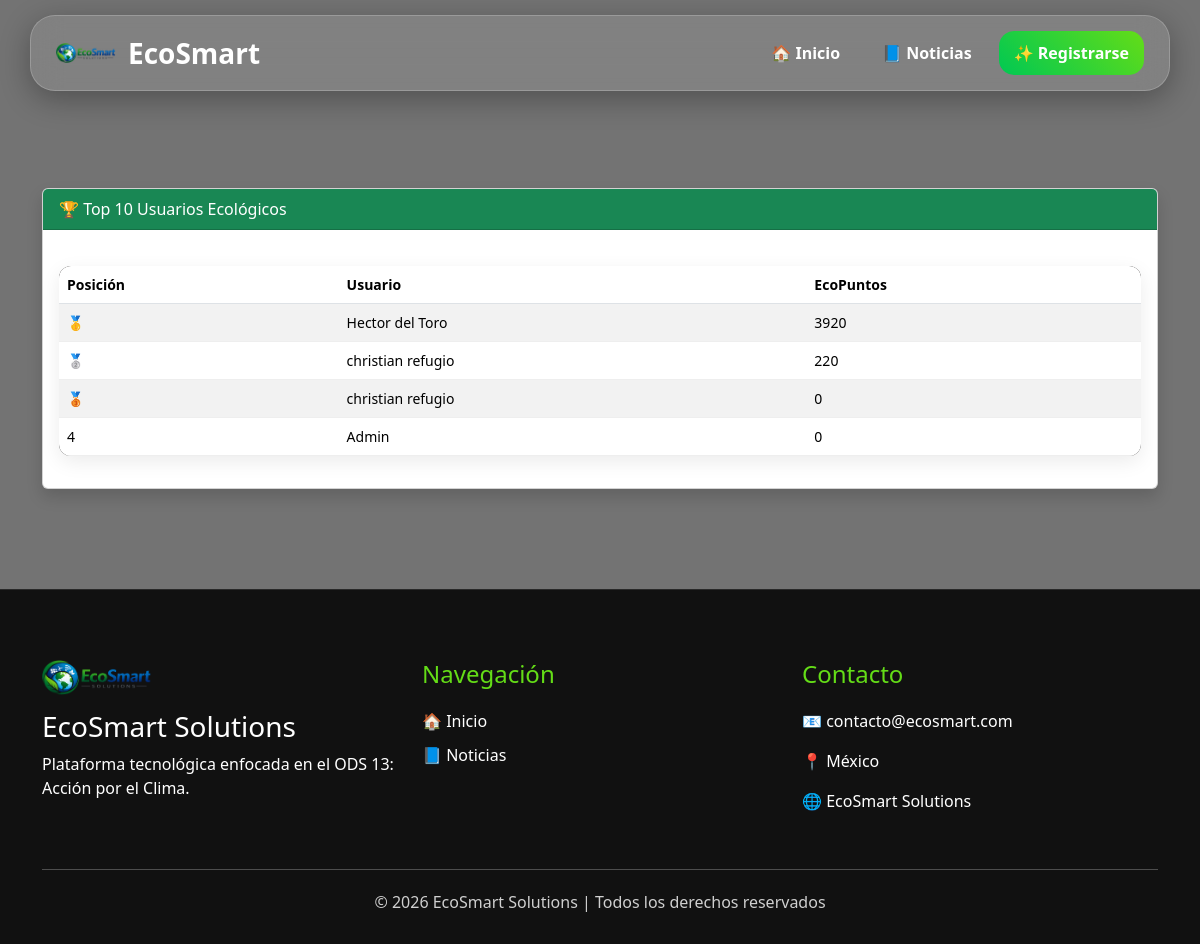
Before: /top_usuarios.php with the older database file.
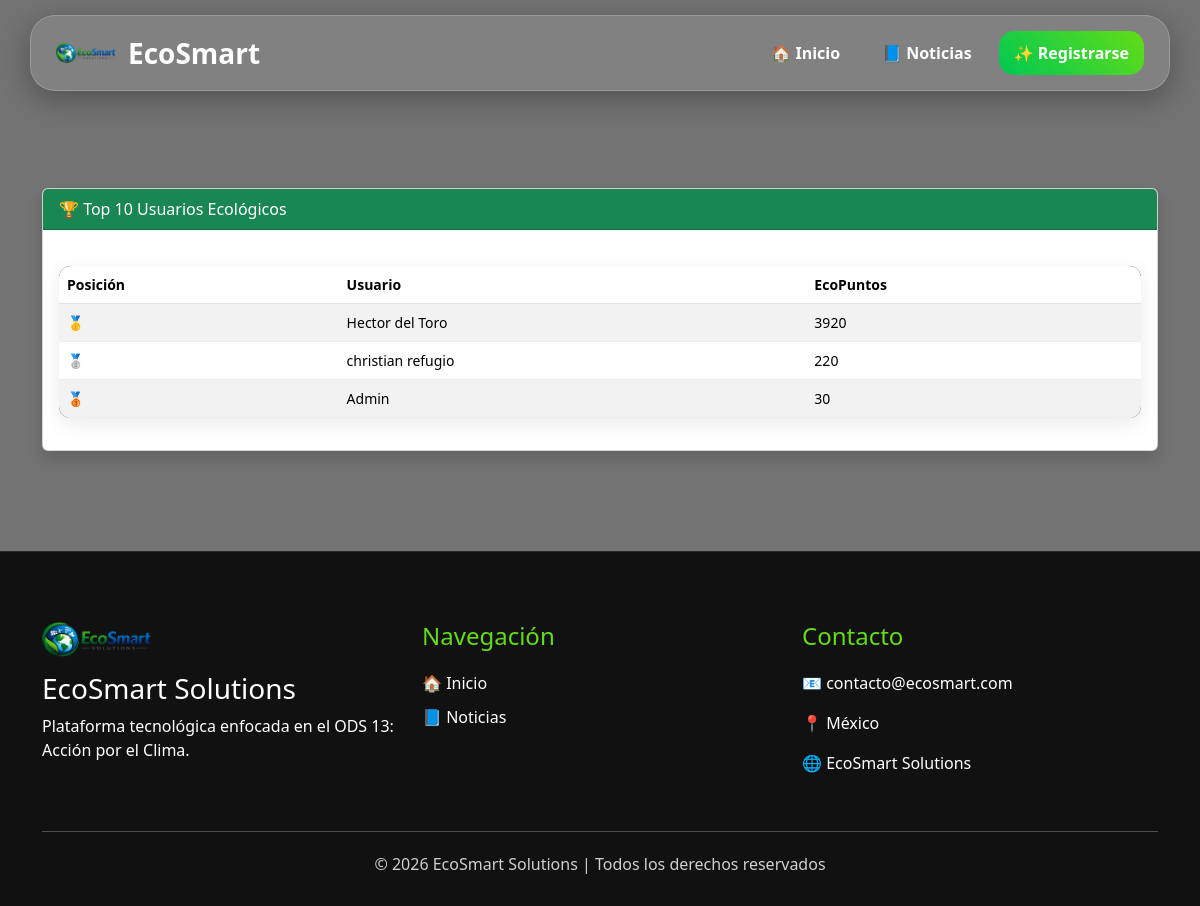
After: the same page with the newer database file.
### tables this page shows
CREATE TABLE `usuarios` (
  `id` int(11) NOT NULL,
  `nombre` varchar(100) DEFAULT NULL,
  `correo` varchar(100) DEFAULT NULL,
  `password` varchar(255) DEFAULT NULL,
  `rol` enum('admin','usuario') DEFAULT 'usuario',
  `fecha_registro` timestamp NOT NULL DEFAULT current_timestamp(),
  `foto` varchar(255) DEFAULT 'default.png',
  `telefono` varchar(20) DEFAULT NULL,
  `tipo_usuario` enum('personal','empresa') DEFAULT 'personal',
  `eco_puntos` int(11) DEFAULT 0
);

### top_usuarios.php (the view, shortened to what this page needs)
<?php
include 'config/conexion.php';
$ranking = mysqli_query(
    $conexion,
    "SELECT nombre,
            eco_puntos
     FROM usuarios
     ORDER BY eco_puntos DESC
     LIMIT 10"
);
include 'includes/header.php';
include 'includes/navbar.php';
?>
<div class="container mt-5">
<div class="card shadow">
<div class="card-header bg-success text-white">
🏆 Top 10 Usuarios Ecológicos
</div>
<div class="card-body">
<table class="table table-striped">
<thead>
<tr>
<th>Posición</th>
<th>Usuario</th>
<th>EcoPuntos</th>
</tr>
</thead>
<tbody>
<?php
$posicion = 1;
while($row = mysqli_fetch_assoc($ranking)):
?>
<tr>
<td>
<?php
if($posicion == 1){
    echo "🥇";
}elseif($posicion == 2){
    echo "🥈";
}elseif($posicion == 3){
    echo "🥉";
}else{
    echo $posicion;
}
?>
</td>
<td>
<?= htmlspecialchars($row['nombre']) ?>
</td>
<td>
<?= $row['eco_puntos'] ?>
</td>
</tr>
<?php
$posicion++;
endwhile;
?>
</tbody>
</table>
</div>
</div>
</div>
<?php include 'includes/footer.php'; ?>

Changed rows visible on the page:
removed usuarios: nombre "christian refugio", eco_puntos "0"
changed usuarios "Admin": eco_puntos "0" → "30"; now shows "🥉"
